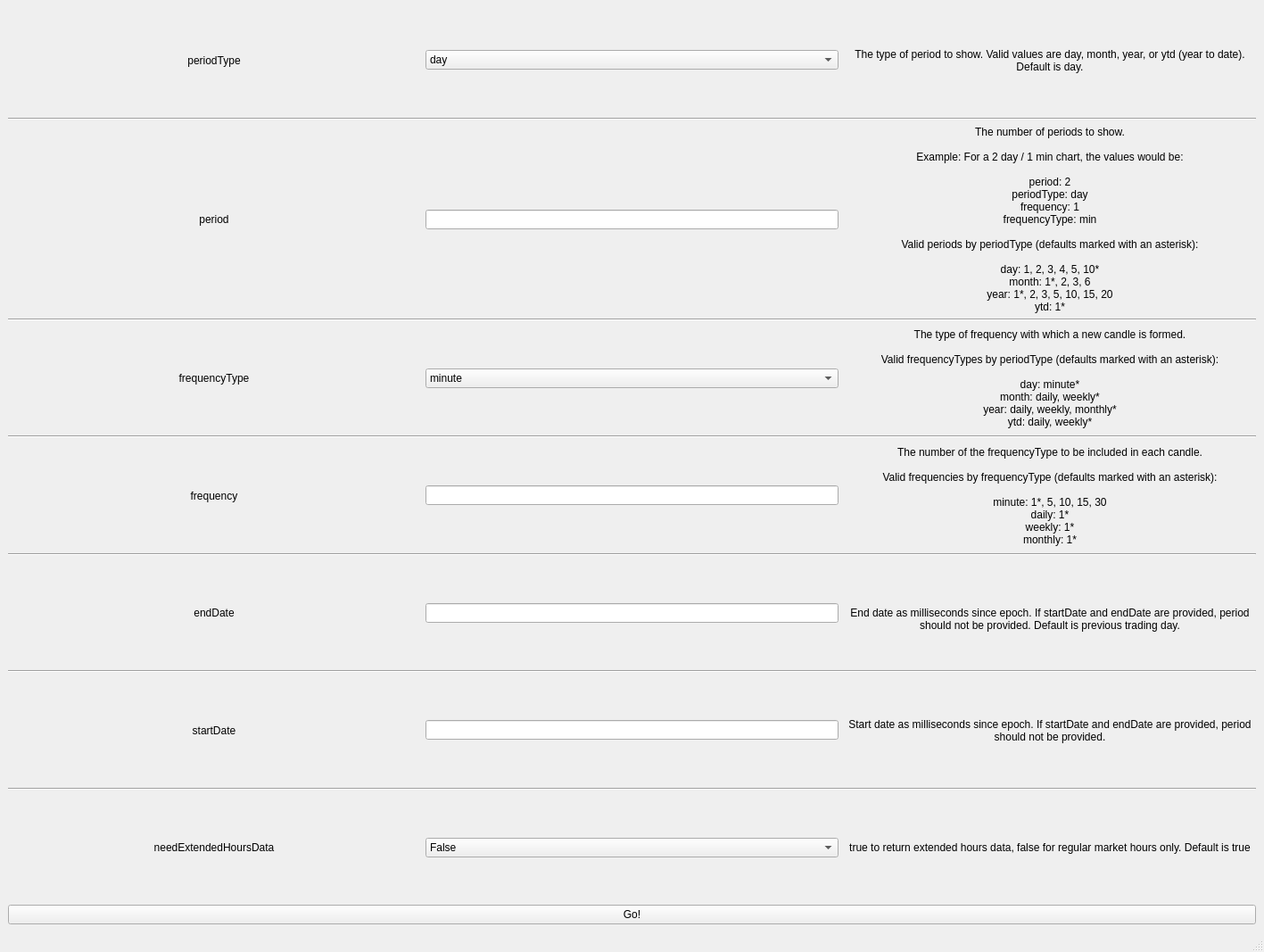
<?xml version="1.0" encoding="UTF-8"?>
<ui version="4.0">
 <class>MainWindow</class>
 <widget class="QMainWindow" name="MainWindow">
  <property name="geometry">
   <rect>
    <x>0</x>
    <y>0</y>
    <width>1417</width>
    <height>1067</height>
   </rect>
  </property>
  <property name="windowTitle">
   <string>MainWindow</string>
  </property>
  <widget class="QWidget" name="centralwidget">
   <layout class="QVBoxLayout" name="verticalLayout_4">
    <item>
     <layout class="QVBoxLayout" name="verticalLayout_3">
      <property name="sizeConstraint">
       <enum>QLayout::SetDefaultConstraint</enum>
      </property>
      <item>
       <layout class="QHBoxLayout" name="horizontalLayout_4">
        <item>
         <widget class="QLabel" name="label">
          <property name="text">
           <string>periodType</string>
          </property>
          <property name="alignment">
           <set>Qt::AlignCenter</set>
          </property>
         </widget>
        </item>
        <item>
         <widget class="QComboBox" name="comboBox">
          <item>
           <property name="text">
            <string>day</string>
           </property>
          </item>
          <item>
           <property name="text">
            <string>month</string>
           </property>
          </item>
          <item>
           <property name="text">
            <string>year</string>
           </property>
          </item>
          <item>
           <property name="text">
            <string>ytd</string>
           </property>
          </item>
         </widget>
        </item>
        <item>
         <widget class="QLabel" name="label_2">
          <property name="text">
           <string>The type of period to show. Valid values are day, month, year, or ytd (year to date). Default is day.</string>
          </property>
          <property name="alignment">
           <set>Qt::AlignCenter</set>
          </property>
          <property name="wordWrap">
           <bool>true</bool>
          </property>
         </widget>
        </item>
       </layout>
      </item>
      <item>
       <widget class="Line" name="line_2">
        <property name="orientation">
         <enum>Qt::Horizontal</enum>
        </property>
       </widget>
      </item>
      <item>
       <layout class="QHBoxLayout" name="horizontalLayout_7">
        <item>
         <widget class="QLabel" name="label_7">
          <property name="text">
           <string>period</string>
          </property>
          <property name="alignment">
           <set>Qt::AlignCenter</set>
          </property>
         </widget>
        </item>
        <item>
         <widget class="QLineEdit" name="lineEdit">
          <property name="sizePolicy">
           <sizepolicy hsizetype="Preferred" vsizetype="Fixed">
            <horstretch>0</horstretch>
            <verstretch>0</verstretch>
           </sizepolicy>
          </property>
          <property name="text">
           <string/>
          </property>
         </widget>
        </item>
        <item>
         <widget class="QLabel" name="label_8">
          <property name="text">
           <string>The number of periods to show.

Example: For a 2 day / 1 min chart, the values would be:

period: 2
periodType: day
frequency: 1
frequencyType: min

Valid periods by periodType (defaults marked with an asterisk):

day: 1, 2, 3, 4, 5, 10*
month: 1*, 2, 3, 6
year: 1*, 2, 3, 5, 10, 15, 20
ytd: 1*</string>
          </property>
          <property name="alignment">
           <set>Qt::AlignCenter</set>
          </property>
         </widget>
        </item>
       </layout>
      </item>
      <item>
       <widget class="Line" name="line">
        <property name="orientation">
         <enum>Qt::Horizontal</enum>
        </property>
       </widget>
      </item>
      <item>
       <layout class="QHBoxLayout" name="horizontalLayout_8">
        <item>
         <widget class="QLabel" name="label_9">
          <property name="text">
           <string>frequencyType</string>
          </property>
          <property name="alignment">
           <set>Qt::AlignCenter</set>
          </property>
          <property name="wordWrap">
           <bool>true</bool>
          </property>
         </widget>
        </item>
        <item>
         <widget class="QComboBox" name="comboBox_5">
          <item>
           <property name="text">
            <string>minute</string>
           </property>
          </item>
          <item>
           <property name="text">
            <string>daily</string>
           </property>
          </item>
          <item>
           <property name="text">
            <string>weekly</string>
           </property>
          </item>
          <item>
           <property name="text">
            <string>monthly</string>
           </property>
          </item>
         </widget>
        </item>
        <item>
         <widget class="QLabel" name="label_10">
          <property name="text">
           <string>The type of frequency with which a new candle is formed.

Valid frequencyTypes by periodType (defaults marked with an asterisk):

day: minute*
month: daily, weekly*
year: daily, weekly, monthly*
ytd: daily, weekly*</string>
          </property>
          <property name="alignment">
           <set>Qt::AlignCenter</set>
          </property>
         </widget>
        </item>
       </layout>
      </item>
      <item>
       <widget class="Line" name="line_3">
        <property name="orientation">
         <enum>Qt::Horizontal</enum>
        </property>
       </widget>
      </item>
      <item>
       <layout class="QHBoxLayout" name="horizontalLayout_9">
        <item>
         <widget class="QLabel" name="label_11">
          <property name="autoFillBackground">
           <bool>false</bool>
          </property>
          <property name="frameShape">
           <enum>QFrame::NoFrame</enum>
          </property>
          <property name="frameShadow">
           <enum>QFrame::Raised</enum>
          </property>
          <property name="text">
           <string>frequency</string>
          </property>
          <property name="alignment">
           <set>Qt::AlignCenter</set>
          </property>
         </widget>
        </item>
        <item>
         <widget class="QLineEdit" name="lineEdit_2">
          <property name="sizePolicy">
           <sizepolicy hsizetype="Preferred" vsizetype="Fixed">
            <horstretch>0</horstretch>
            <verstretch>0</verstretch>
           </sizepolicy>
          </property>
         </widget>
        </item>
        <item>
         <widget class="QLabel" name="label_12">
          <property name="text">
           <string>The number of the frequencyType to be included in each candle.

Valid frequencies by frequencyType (defaults marked with an asterisk):

minute: 1*, 5, 10, 15, 30
daily: 1*
weekly: 1*
monthly: 1*</string>
          </property>
          <property name="alignment">
           <set>Qt::AlignCenter</set>
          </property>
         </widget>
        </item>
       </layout>
      </item>
      <item>
       <widget class="Line" name="line_4">
        <property name="orientation">
         <enum>Qt::Horizontal</enum>
        </property>
       </widget>
      </item>
      <item>
       <layout class="QHBoxLayout" name="horizontalLayout_10">
        <item>
         <widget class="QLabel" name="label_14">
          <property name="text">
           <string>endDate</string>
          </property>
          <property name="alignment">
           <set>Qt::AlignCenter</set>
          </property>
         </widget>
        </item>
        <item>
         <widget class="QLineEdit" name="lineEdit_3">
          <property name="sizePolicy">
           <sizepolicy hsizetype="Preferred" vsizetype="Fixed">
            <horstretch>0</horstretch>
            <verstretch>0</verstretch>
           </sizepolicy>
          </property>
         </widget>
        </item>
        <item>
         <widget class="QLabel" name="label_13">
          <property name="text">
           <string>	
End date as milliseconds since epoch. If startDate and endDate are provided, period should not be provided. Default is previous trading day.</string>
          </property>
          <property name="alignment">
           <set>Qt::AlignCenter</set>
          </property>
          <property name="wordWrap">
           <bool>true</bool>
          </property>
         </widget>
        </item>
       </layout>
      </item>
      <item>
       <widget class="Line" name="line_5">
        <property name="orientation">
         <enum>Qt::Horizontal</enum>
        </property>
       </widget>
      </item>
      <item>
       <layout class="QHBoxLayout" name="horizontalLayout_5">
        <item>
         <widget class="QLabel" name="label_4">
          <property name="text">
           <string>startDate</string>
          </property>
          <property name="alignment">
           <set>Qt::AlignCenter</set>
          </property>
         </widget>
        </item>
        <item>
         <widget class="QLineEdit" name="lineEdit_4">
          <property name="sizePolicy">
           <sizepolicy hsizetype="Preferred" vsizetype="Fixed">
            <horstretch>0</horstretch>
            <verstretch>0</verstretch>
           </sizepolicy>
          </property>
         </widget>
        </item>
        <item>
         <widget class="QLabel" name="label_3">
          <property name="text">
           <string>Start date as milliseconds since epoch. If startDate and endDate are provided, period should not be provided.</string>
          </property>
          <property name="alignment">
           <set>Qt::AlignCenter</set>
          </property>
          <property name="wordWrap">
           <bool>true</bool>
          </property>
         </widget>
        </item>
       </layout>
      </item>
      <item>
       <widget class="Line" name="line_6">
        <property name="orientation">
         <enum>Qt::Horizontal</enum>
        </property>
       </widget>
      </item>
      <item>
       <layout class="QHBoxLayout" name="horizontalLayout">
        <item>
         <widget class="QLabel" name="label_5">
          <property name="text">
           <string>needExtendedHoursData</string>
          </property>
          <property name="alignment">
           <set>Qt::AlignCenter</set>
          </property>
         </widget>
        </item>
        <item>
         <widget class="QComboBox" name="comboBox_2">
          <property name="currentText">
           <string>False</string>
          </property>
          <item>
           <property name="text">
            <string>False</string>
           </property>
          </item>
          <item>
           <property name="text">
            <string>True</string>
           </property>
          </item>
         </widget>
        </item>
        <item>
         <widget class="QLabel" name="label_6">
          <property name="text">
           <string>true to return extended hours data, false for regular market hours only. Default is true</string>
          </property>
          <property name="alignment">
           <set>Qt::AlignCenter</set>
          </property>
          <property name="wordWrap">
           <bool>true</bool>
          </property>
         </widget>
        </item>
       </layout>
      </item>
     </layout>
    </item>
    <item>
     <widget class="QPushButton" name="pushButton">
      <property name="text">
       <string>Go!</string>
      </property>
     </widget>
    </item>
   </layout>
  </widget>
  <widget class="QMenuBar" name="menubar">
   <property name="geometry">
    <rect>
     <x>0</x>
     <y>0</y>
     <width>1417</width>
     <height>24</height>
    </rect>
   </property>
  </widget>
  <widget class="QStatusBar" name="statusbar"/>
 </widget>
 <resources/>
 <connections/>
</ui>
